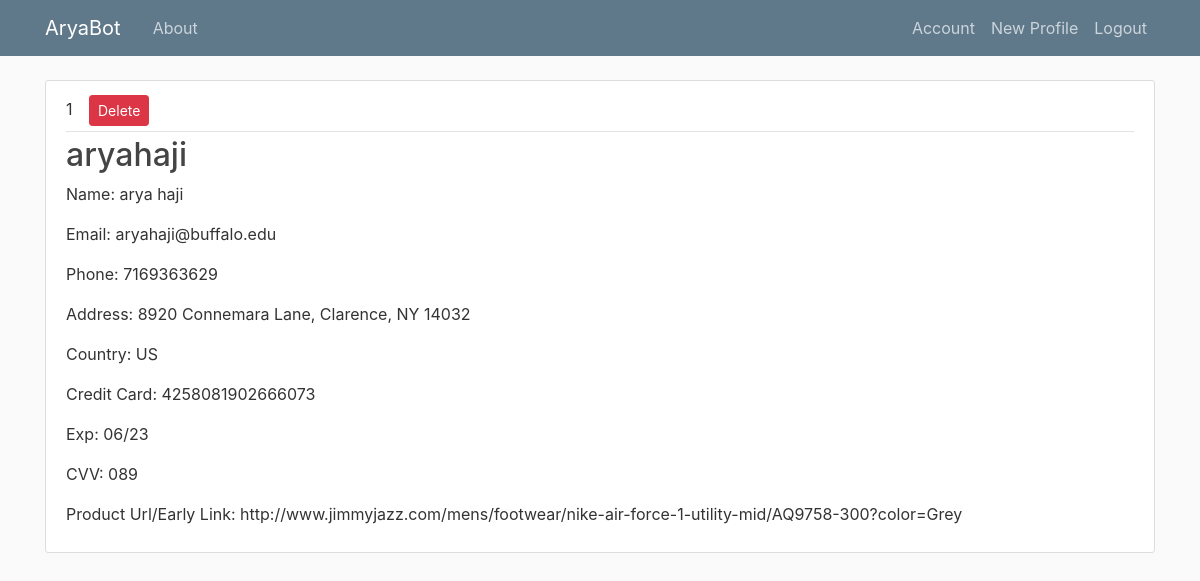
Page /account/profiles/1 (signed in) on the committed database.
### BotFlask/models.py (models this page shows, shortened)
class Profile(db.Model):
    id = db.Column(db.Integer, primary_key = True)
    profileName = db.Column(db.String(), nullable = False)
    firstName = db.Column(db.String(20), nullable = False)
    lastName = db.Column(db.String(30), nullable = False)
    email = db.Column(db.String(), nullable = False)
    phone = db.Column(db.String(), nullable = False)
    address = db.Column(db.String(), nullable = False)
    address1 = db.Column(db.String(), nullable = True)
    city = db.Column(db.String(), nullable = False)
    state = db.Column(db.String(), nullable = False)
    zipCode = db.Column(db.String(), nullable = False)
    country = db.Column(db.String(), nullable = False)
    cc = db.Column(db.String(16), nullable = False)
    expMonth = db.Column(db.String(2), nullable = False)
    expYear = db.Column(db.String(2), nullable = False)
    cvv = db.Column(db.String(4), nullable = False)
    url = db.Column(db.String(), nullable = False)
    user_id = db.Column(db.Integer, db.ForeignKey('user.id'))

### BotFlask/routes.py (the view)
@app.route('/account/profiles/<int:profile_id>')
@login_required
def selectedProfile(profile_id):
    profile = Profile.query.get_or_404(profile_id)
    return render_template('viewProfile.html', title=profile.id, profile=profile)

### BotFlask/models.py (called while the page is built)
@loginManager.user_loader
def loadUser(user_id):
    return User.query.get(user_id)

### BotFlask/templates/viewProfile.html (shortened to what this page needs)
{% extends "layout.html" %}
{% block content %}
    <article class="media content-section">
         <div class="media-body">
            <div class="article-metadata">
                <a class="mr-2">{{ profile.id }}</a>
                <button type="button" class="btn btn-danger btn-sm m-1" data-toggle="modal" data-target="#DeleteModal">Delete</button>
            </div>
            <h2><a class="article-title">{{ profile.profileName }}</a></h2>
            <p class="article-content">Name: {{ profile.firstName }} {{ profile.lastName }}</p>
            <p class="article-content">Email: {{ profile.email }}</p>
            <p class="article-content">Phone: {{ profile.phone }}</p>
            <p class="article-content">Address: {{ profile.address }}, {{ profile.city }}, {{ profile.state }} {{ profile.zipCode }}</p>
            <p class="article-content">Country: {{ profile.country }}</p>
            <p class="article-content">Credit Card: {{ profile.cc }}</p>
            <p class="article-content">Exp: {{ profile.expMonth }}/{{ profile.expYear }}</p>
            <p class="article-content">CVV: {{ profile.cvv }}</p>
            <p class="article-content">Product Url/Early Link: {{ profile.url }}</p>
        </div>
    </article>
{% endblock content %}

### BotFlask/templates/layout.html (shortened to what this page needs)
<!DOCTYPE html>
<html>
    <head>
        <link rel="stylesheet" href="https://stackpath.bootstrapcdn.com/bootstrap/4.2.1/css/bootstrap.min.css">
        <link rel="stylesheet" type ="text/css" href="{{ url_for('static', filename='style.css') }}">
    </head>
    <body>
        <header class="site-header">
            <nav class="navbar navbar-expand-md navbar-dark bg-steel fixed-top">
                <div class="container">
                    <a class="navbar-brand mr-4" href="/">AryaBot</a>
                    <div class="collapse navbar-collapse" id="navbarToggle">
                        <div class="navbar-nav mr-auto">
                            <a class="nav-item nav-link" href="{{ url_for('about') }}">About</a>
                        </div>
                        <div class="navbar-nav">
                            {% if current_user.is_authenticated %}
                                <a class="nav-item nav-link" href="{{ url_for('profiles') }}">Account</a>
                                <a class="nav-item nav-link" href="{{ url_for('newProfile') }}">New Profile</a>
                                <a class="nav-item nav-link" href="{{ url_for('logout') }}">Logout</a>
                            {% else %}
                                <a class="nav-item nav-link" href="{{ url_for('login') }}">Login</a>
                                <a class="nav-item nav-link" href="{{ url_for('register') }}">Register</a>
                            {% endif %}
                        </div>
                    </div>
                </div>
            </nav>
        </header>
        <div class="container">
            {% block content%} {% endblock %}
        </div>
    </body>
</html>

### BotFlask/static/style.css (style rules this page uses)
body { background: #fafafa; color: #333333; margin-top: 5rem; }
.bg-steel { background-color: #5f788a; }
.site-header .navbar-nav .nav-link { color: #cbd5db; }
.content-section { background: #ffffff; padding: 10px 20px; border: 1px solid #dddddd; border-radius: 3px; margin-bottom: 20px; }
.article-title { color: #444444; }
h1, h2, h3, h4, h5, h6 { color: #444444; }
.article-content { white-space: pre-line; }
.article-metadata { padding-bottom: 1px; margin-bottom: 4px; border-bottom: 1px solid #e3e3e3 }

### rows in the picture
Profile: id "1", profileName "aryahaji", firstName "arya", lastName "haji", email "aryahaji@buffalo.edu", phone "7169363629", address "8920 Connemara Lane", city "Clarence", state "NY", zipCode "14032", country "US", cc "4258081902666073", expMonth "06", expYear "23", cvv "089", url "http://www.jimmyjazz.com/mens/footwear/nike-air-force-1-utility-mid/AQ9758-300?color=Grey"
